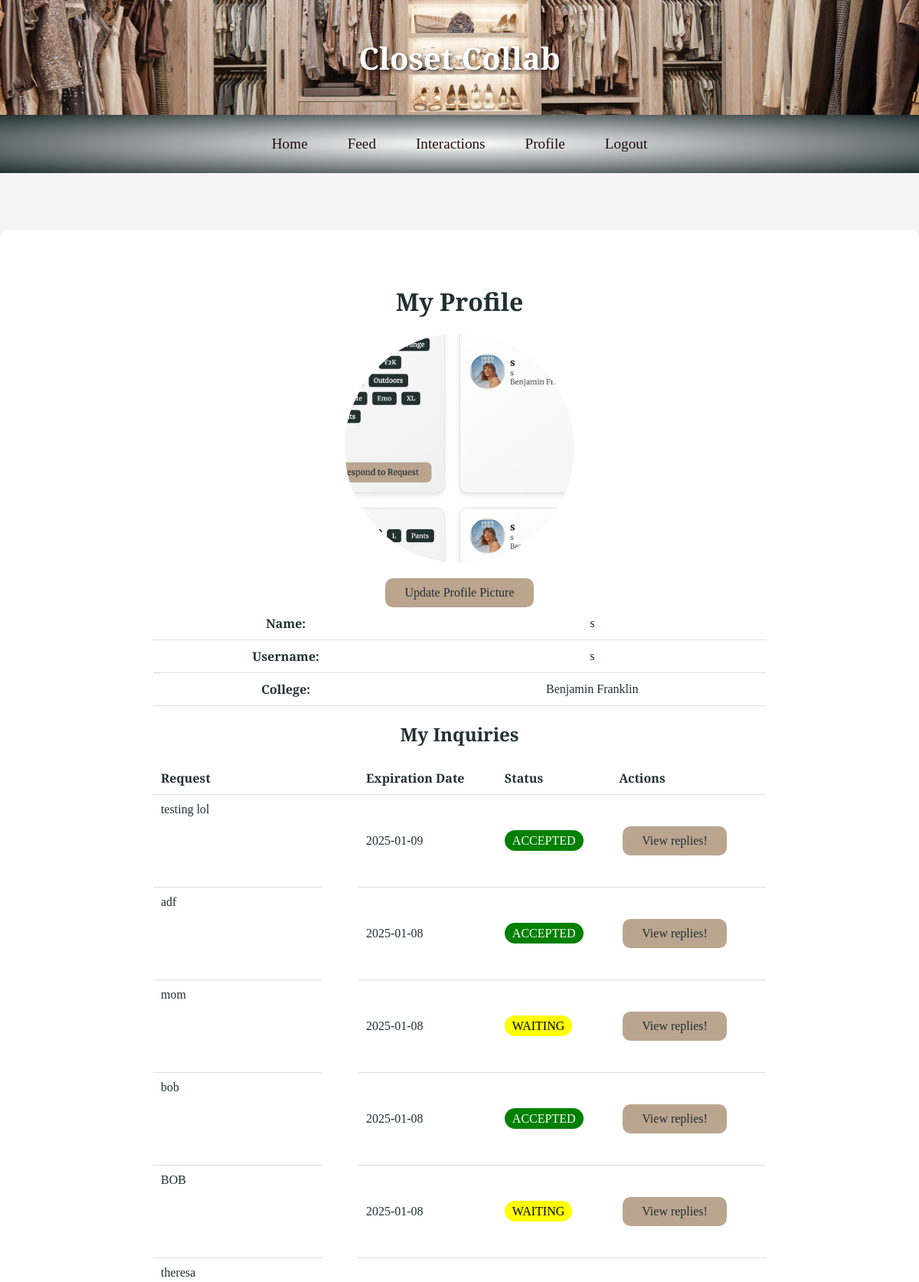
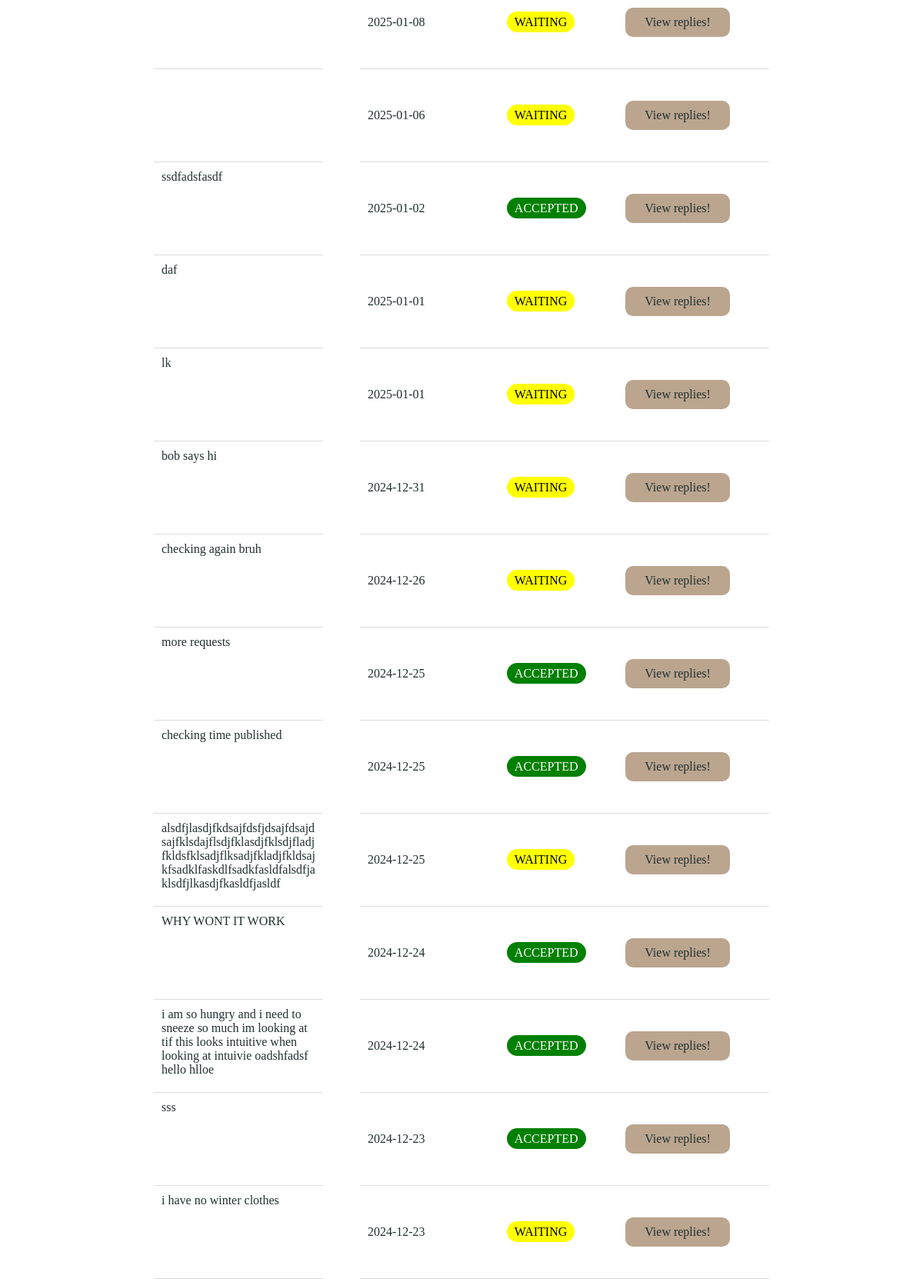
Page /profile (signed in, upper part) on the committed database (2 pictures, top to bottom).
### tables this page shows
CREATE TABLE "users" (
    id INTEGER PRIMARY KEY AUTOINCREMENT,
    username TEXT UNIQUE NOT NULL,
    password TEXT NOT NULL,
    college TEXT NOT NULL,
    email TEXT NOT NULL,
    name TEXT NOT NULL,
    img_path TEXT
);

CREATE TABLE "inquiries" (
    id INTEGER PRIMARY KEY AUTOINCREMENT,
    time_published DATETIME DEFAULT CURRENT_TIMESTAMP NOT NULL,
    request TEXT NOT NULL,
    exp_date DATE NOT NULL,
    accepted TEXT NOT NULL DEFAULT 'no',
    user_id INTEGER NOT NULL,
    FOREIGN KEY(user_id) REFERENCES user(id)
);

### app.py (the view)
@app.route("/profile", methods=["GET", "POST"])
@login_required
def profile():
    curUser = session["user_id"]
    db = get_db()
    if request.method == "POST":
        file_path = upload_image("profilePic", "PROFILE_UPLOAD")
        db.execute("UPDATE users SET img_path = ? WHERE id = ?", (file_path, session["user_id"]))
    inquiries = db.execute(
        "SELECT * FROM inquiries WHERE user_id = ? ORDER BY exp_date DESC", (curUser, )).fetchall();
    user = db.execute(
        "SELECT name, username, college FROM users WHERE id = ?", (curUser, )).fetchone();
    pic = db.execute("SELECT img_path FROM users WHERE id = ?", (curUser, )).fetchone();
    if pic:
        img_path = pic[0]  # Access the first column (img_path)
    db.commit()
    return render_template("profile.html", inquiries=inquiries, user=user, picture=img_path)

### app.py (called while the page is built)
def get_db():
    if 'db' not in g:
        g.db = sqlite3.connect('closet.db')
        g.db.row_factory = sqlite3.Row
    return g.db

@app.after_request
def after_request(response):
    response.headers["Cache-Control"] = "no-cache, no-store, must-revalidate"
    response.headers["Expires"] = 0
    response.headers["Pragma"] = "no-cache"
    return response

### helpers.py (called while the page is built)
def login_required(f):
    @wraps(f)
    def decorated_function(*args, **kwargs):
        if session.get("user_id") is None:
            return redirect("/login")
        return f(*args, **kwargs)
    return decorated_function

### templates/profile.html (shortened to what this page needs)
{% extends "layout.html" %}
{% block main %}
<div class="profile-container">
    <h1 class="page-title">My Profile</h1>
    <div class="profile-picture-container">
        {% if picture %}
        <div class="profile-image">
            <img src="{{ url_for('static', filename=picture) }}" alt="User Image" class="profile-image">
        </div>
        {% else %}
        <p>No image uploaded yet.</p>
        {% endif %}
        <button class="btn-primary" id="updatePicture">
            Update Profile Picture
        </button>
    </div>
    <div class="profile-info">
        <table class="profile-table">
            <tbody>
                <tr>
                    <td>Name:</td>
                    <td>{{user.name}}</td>
                </tr>
                <tr>
                    <td>Username:</td>
                    <td>{{user.username}}</td>
                </tr>
                <tr>
                    <td>College:</td>
                    <td>{{user.college}}</td>
                </tr>
            </tbody>
        </table>
    </div>
    <div>
        <h2>My Inquiries</h2>
        <table class="inquiry-table">
            <thead>
                <tr>
                    <th>Request</th>
                    <th>Expiration Date</th>
                    <th>Status</th>
                    <th>Actions</th>
                </tr>
            </thead>
            <tbody>
                {% for inquiry in inquiries %}
                <tr>
                    <td>{{inquiry.request}}</td>
                    <td>{{inquiry.exp_date}}</td>
                    {% if inquiry.accepted == "yes" %}
                    <td><span class="status accept">ACCEPTED</span></td>
                    {% else %}
                    <td><span class="status pending">WAITING</span></td>
                    {% endif %}
                    <td>
                        <a href="{{ url_for('inquiry', inquiry_id=inquiry.id) }}">
                            <button type="button" class="btn-primary">View replies!</button>
                        </a>
                    </td>
                </tr>
                {% endfor %}
            </tbody>
        </table>
    </div>
</div>
{% endblock %}

### static/style.css (style rules this page uses)
html, body { height: 100%; width: 100%; margin: 0; padding-top: 130px; background-color: whitesmoke; display: flex; flex-direction: column; min-height: 100vh; padding-bottom: 150px; }
button, .btn { transition: background-color 0.3s, border-color 0.3s, color 0.3s; display: inline-block; background-color: #BBA58F; color: #223030; border: none; border-radius: 10px; padding: 10px 25px; text-decoration: none; font-size: 1.0em; cursor: pointer; margin: 0 15px; font-family: 'Merriweather', serif; }
.page-title { text-align: center; width: 100%; margin: 20px 0; color: #223030; font-family: 'Merriweather', serif; }
.accept { background-color: green; color: white; padding: 5px 10px; border-radius: 1em; }
.pending { background-color: yellow; color: black; padding: 5px 10px; border-radius: 15px; }
.profile-container { max-width: 800px; margin: 0 auto; padding: 20px; }
.profile-table { width: 100%; border-collapse: collapse; margin-bottom: 20px; }
.profile-table td { padding: 10px; border-bottom: 1px solid #ddd; }
.profile-table td:first-child { font-weight: bold; }
.profile-image { width: 300px; height: 300px; object-fit: cover; border-radius: 50%; margin: auto; margin-bottom: 20px; }
.inquiry-table { width: 100%; border-collapse: collapse; margin-bottom: 20px; }
.inquiry-table th, .inquiry-table td { padding: 10px; border-bottom: 1px solid #ddd; text-align: left; }
.inquiry-table td:first-child { max-width: 200px; height: 100px; overflow-y: auto; display: block; }
.inquiry-table td { word-wrap: break-word; }
.btn-primary, .delete-button { margin: 0 5px; }

### rows in the picture
users: img_path (picture), name "s", username "s", college "Benjamin Franklin"
inquiries: request "testing lol", exp_date "2025-01-09", accepted "ACCEPTED"
inquiries: request "adf", exp_date "2025-01-08", accepted "ACCEPTED"
inquiries: request "mom", exp_date "2025-01-08", accepted "WAITING"
inquiries: request "bob", exp_date "2025-01-08", accepted "ACCEPTED"
inquiries: request "BOB", exp_date "2025-01-08", accepted "WAITING"
inquiries: request "theresa", exp_date "2025-01-08", accepted "WAITING"
inquiries: exp_date "2025-01-06", accepted "WAITING"
inquiries: request "ssdfadsfasdf", exp_date "2025-01-02", accepted "ACCEPTED"
inquiries: request "daf", exp_date "2025-01-01", accepted "WAITING"
inquiries: request "lk", exp_date "2025-01-01", accepted "WAITING"
inquiries: request "bob says hi", exp_date "2024-12-31", accepted "WAITING"
inquiries: request "checking again bruh", exp_date "2024-12-26", accepted "WAITING"
inquiries: request "more requests", exp_date "2024-12-25", accepted "ACCEPTED"
inquiries: request "checking time published", exp_date "2024-12-25", accepted "ACCEPTED"
inquiries: request "alsdfjlasdjfkdsajfdsfjdsajfdsajdsajfklsdajflsdjfklasdjfklsdjfladjfkldsfklsadjflksadjfkladjfkldsajkfsadklfaskdlfsadkfasldfalsdfjaklsdfjlkasdjfkasldfjasldf", exp_date "2024-12-25", accepted "WAITING"
inquiries: request "WHY WONT IT WORK", exp_date "2024-12-24", accepted "ACCEPTED"
inquiries: request "i am so hungry and i need to sneeze so much im looking at tif this looks intuitive when looking at intuivie oadshfadsf hello hlloe", exp_date "2024-12-24", accepted "ACCEPTED"
inquiries: request "sss", exp_date "2024-12-23", accepted "ACCEPTED"
inquiries: request "i have no winter clothes", exp_date "2024-12-23", accepted "WAITING"
